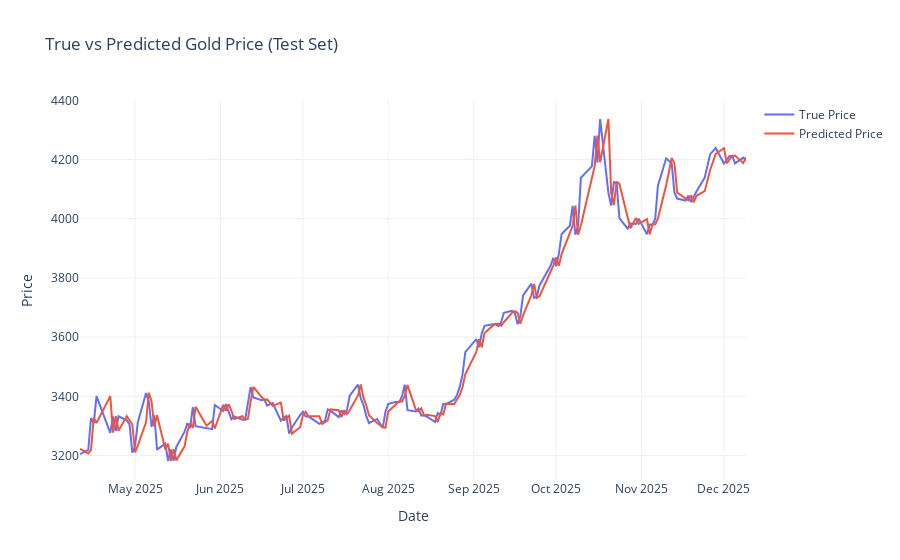

The notebook cell this image was saved under:
### Code cell
fig = go.Figure()

fig.add_trace(go.Scatter(
    x=true_price.index,
    y=true_price,
    mode='lines',
    name='True Price'
))

fig.add_trace(go.Scatter(
    x=pred_price.index,
    y=pred_price,
    mode='lines',
    name='Predicted Price'
))

fig.update_layout(
    title="True vs Predicted Gold Price (Test Set)",
    xaxis_title="Date",
    yaxis_title="Price",
    template="plotly_white"
)

fig.show()

### Figure 1 — Plotly figure (JSON) as saved in the notebook; plotly's stock layout.template omitted (floating-point values rounded to 4 significant figures; data arrays with more than 128 entries replaced by an {"elided": "..."} marker saying what was removed)
{"data": [{"mode": "lines", "name": "True Price", "type": "scatter", "x": {"elided": "159 str values"}, "y": {"elided": "159 float values"}}, {"mode": "lines", "name": "Predicted Price", "type": "scatter", "x": {"elided": "159 str values"}, "y": {"elided": "159 float values"}}], "layout": {"title": {"text": "True vs Predicted Gold Price (Test Set)"}, "xaxis": {"title": {"text": "Date"}}, "yaxis": {"title": {"text": "Price"}}}}
